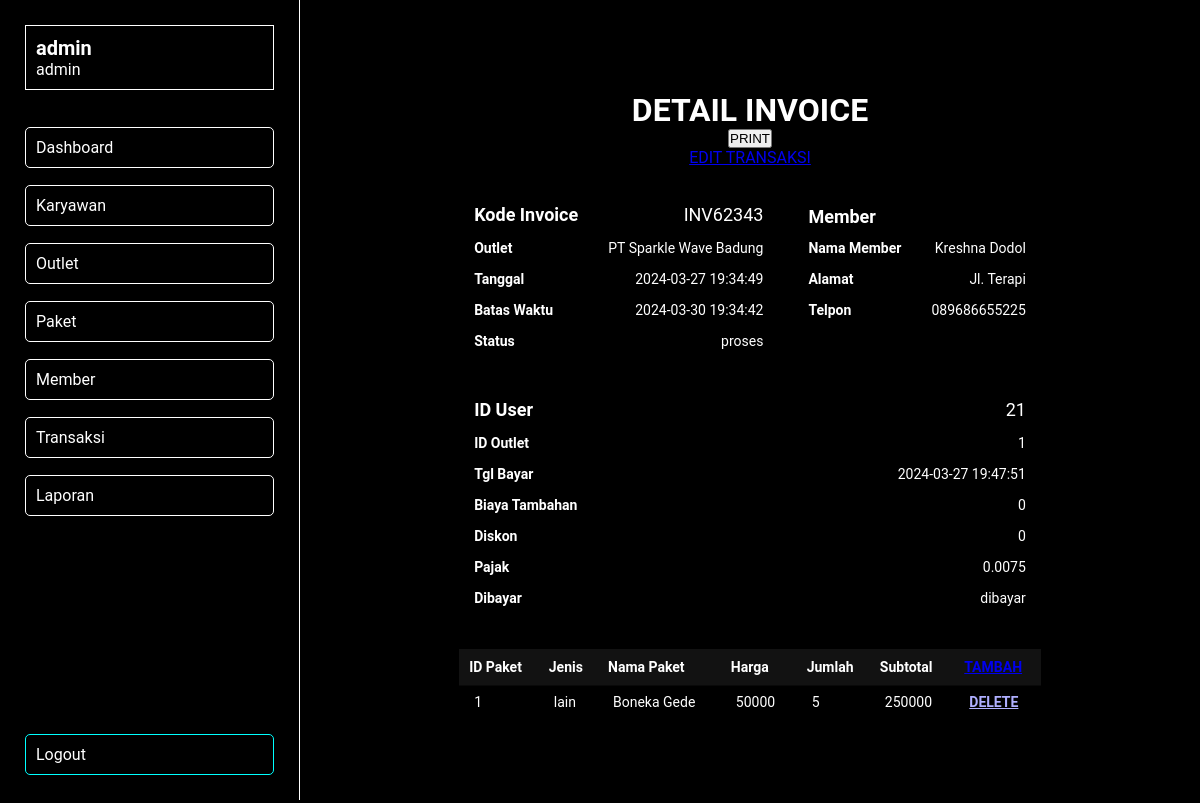
The app's page /views/admin_panel/panel.php?page=detail_transaksi&id=30 (signed in) with its own data.
### tables this page shows
CREATE TABLE `tb_detail_transaksi` (
  `id` int NOT NULL,
  `id_transaksi` int NOT NULL,
  `id_paket` int NOT NULL,
  `qty` double NOT NULL,
  `keterangan` text NOT NULL,
  `total_harga` double NOT NULL
);

CREATE TABLE `tb_transaksi` (
  `id` int NOT NULL,
  `id_outlet` int NOT NULL,
  `kode_invoice` varchar(100) NOT NULL,
  `id_member` int NOT NULL,
  `tgl` datetime NOT NULL,
  `batas_waktu` datetime NOT NULL,
  `tgl_bayar` datetime DEFAULT NULL,
  `biaya_tambahan` int NOT NULL,
  `diskon` double NOT NULL,
  `pajak` double NOT NULL,
  `status` enum('baru','proses','selesai','diambil') NOT NULL,
  `dibayar` enum('dibayar','belum_dibayar') NOT NULL,
  `id_user` int NOT NULL
);

CREATE TABLE `tb_outlet` (
  `id` int NOT NULL,
  `nama` varchar(100) NOT NULL,
  `alamat` text NOT NULL,
  `tlp` varchar(15) NOT NULL
);

CREATE TABLE `tb_member` (
  `id` int NOT NULL,
  `nama` varchar(100) NOT NULL,
  `alamat` text NOT NULL,
  `jenis_kelamin` enum('L','P') NOT NULL,
  `tlp` varchar(15) NOT NULL
);

CREATE TABLE `tb_paket` (
  `id` int NOT NULL,
  `id_outlet` int NOT NULL,
  `jenis` enum('kiloan','selimut','bed_cover','kaos','lain') NOT NULL,
  `nama_paket` varchar(100) NOT NULL,
  `harga` int NOT NULL
);

### views/admin_panel/c/detail_transaksi.php (the view, shortened to what this page needs)
<?php
$id_transaksi = $_GET['id'];
?>
<?php
$id = @$_GET['id'];
$query = "SELECT tb_transaksi.*, tbdt.id_transaksi, tbdt.id_paket, tbdt.qty FROM tb_transaksi INNER JOIN tb_detail_transaksi tbdt ON tb_transaksi.id = tbdt.id_transaksi WHERE tb_transaksi.id = '$id'";
$hasil = mysqli_query($koneksi, $query);
$data = mysqli_fetch_assoc($hasil);
?>
<div class="box detail-transaksi">
    <div class="form-container">
        <h1 class="title" onclick="window.print();">DETAIL INVOICE</h1>
        <button class="noprint" type="button" onclick="window.print()">PRINT</button>
        <a class="noprint" href="?page=edit_transaksi&id=<?= $id ?>">EDIT TRANSAKSI</a>
        <div class="transaksi">
            <div class="transaksi-content">
                <div class="transaksi-header-wrapper">
                <div class="transaksi-header">
                    <table class="transaksi-header-item">
                        <tr class="title-transaksi">
                            <th class="tulisan-hitam-saat-print">Kode Invoice</th>
                            <td><?= $data['kode_invoice']; ?></td>
                        </tr>
                        <tr>
                            <?php
                            $id_outlet = $data['id_outlet'];
                            $query = "SELECT nama, id FROM tb_outlet WHERE id = '$id_outlet'";
                            $result = mysqli_query($koneksi, $query);
                            $dataOutlet = mysqli_fetch_assoc($result);
                            ?>
                            <th>Outlet</th>
                            <td><?= $dataOutlet['nama'] ?></td>
                        </tr>
                        <tr>
                            <th>Tanggal</th>
                            <td><?= $data['tgl'] ?></td>
                        </tr>
                        <tr>
                            <th>Batas Waktu</th>
                            <td><?= $data['batas_waktu'] ?></td>
                        </tr>
                        <tr>
                            <th>Status</th>
                            <td>
                                <?= $data['status'] ?>
                            </td>
                        </tr>
                    </table>
                </div>
                <div class="transaksi-header">
                    <?php
                    $id = $data['id_member'];
                    $query = "SELECT * FROM tb_member WHERE id = $id";
                    $result = mysqli_query($koneksi, $query);
                    $dataMember = mysqli_fetch_assoc($result);
                    ?>
                    <table class="transaksi-header-item">
                        <tr class="title-transaksi">
                            <th>Member</th>
                            <td></td>
                        </tr>
                        <tr>
                            <th>Nama Member</th>
                            <td><?= $dataMember['nama'] ?></td>
                        </tr>
                        <tr>
                            <th>Alamat</th>
                            <td><?= $dataMember['alamat'] ?></td>
                        </tr>
                        <tr>
                            <th>Telpon</th>
                            <td><?= $dataMember['tlp'] ?></td>
                        </tr>
                    </table>
                </div>
                </div>
                <div class="transaksi-header-wrapper transaksi-100">
                <div class="transaksi-header transaksi-100">
                    <table class="transaksi-header-item transaksi-100">
                        <tr class="title-transaksi">
                            <th>ID User</th>
                            <td><?= $data['id_user'] ?></td>
                        </tr>
                        <tr>
                            <th>ID Outlet</th>
                            <td><?= $data['id_outlet'] ?></td>
                        </tr>
                        <tr>
                            <th>Tgl Bayar</th>
                            <td><?= $data['tgl_bayar'] ?></td>
                        </tr>
                        <tr>
                            <th>Biaya Tambahan</th>
                            <td><?= $data['biaya_tambahan'] ?></td>
                        </tr>
                        <tr>
                            <th>Diskon</th>
                            <td><?= $data['diskon'] ?></td>
                        </tr>
                        <tr>
                            <th>Pajak</th>
                            <td><?= $data['pajak'] ?></td>
                        </tr>
                        <tr>
                            <th>Dibayar</th>
                            <td><?= $data['dibayar'] ?></td>
                        </tr>
                    </table>
                </div>
                </div>
                <div class="transaksi-body">
                <table class="tabel-data">
                    <tr>
                        <th>ID Paket</th>
                        <th>Jenis</th>
                        <th>Nama Paket</th>
                        <th>Harga</th>
                        <th>Jumlah</th>
                        <th>Subtotal</th>
                        <th class="noprint">
                            <a href="?page=tambah_transaksi_paket&id_transaksi=<?= $id_transaksi ?>">TAMBAH</a>
                        </th>
                    </tr>
                    <?php
                    $query = "SELECT tb_detail_transaksi.id AS id_detail_transaksi, tb_detail_transaksi.id_paket, tb_detail_transaksi.qty, tb_paket.* FROM tb_detail_transaksi LEFT JOIN tb_paket ON tb_detail_transaksi.id_paket = tb_paket.id WHERE tb_detail_transaksi.id_transaksi = '$id_transaksi'";
                    $result = mysqli_query($koneksi, $query);
                    while ($dataDetailTransaksi = mysqli_fetch_assoc($result)) {
                        $subtotal = $dataDetailTransaksi['harga'] * $dataDetailTransaksi['qty'];
                     ?>
                                <tr>
                                <td><?= $dataDetailTransaksi['id_paket'] ?></td>
                                <td><?= $dataDetailTransaksi['jenis'] ?></td>
                                <td><?= $dataDetailTransaksi['nama_paket'] ?></td>
                                <td><?= $dataDetailTransaksi['harga'] ?></td>
                                <td><?= $dataDetailTransaksi['qty'] ?></td>
                                <td><?= $subtotal ?></td>
                                <td class="noprint">
                                    <a href="?page=delete_transaksi_paket&id_detail_transaksi=<?= $dataDetailTransaksi['id_detail_transaksi'] ?>&id_transaksi=<?= $id_transaksi ?>" onclick="return confirm('Apakah yakin ingin menghapus paket?')">DELETE</a>
                                </td>
                                </tr>
                    <?php
                    }
                    ?>
                </table>
            </div>
            </div>
        </div>
    </div>
</div>

### views/admin_panel/css_panel/form.css (style rules this page uses)
body { background-color: black; font-family: "Roboto", sans-serif; height: 100vh; overflow-x: hidden; color: white; }
.form-container { display: flex; align-items: center; justify-content: center; flex-direction: column; min-height: 100vh; padding-top: 50px; padding-bottom: 50px; margin-bottom: 50px; overflow-y: auto; }

### views/admin_panel/css_panel/panel.css (style rules this page uses)
* { margin: 0; padding: 0; box-sizing: border-box; }
body { background-color: black; min-height: 100vh; }
h1, h2, h3, h4, h5, h6, p, input, select, textarea, div, span { color: white; }
tr, td, th { color: white; }

### views/admin_panel/css_panel/sidebar.css (style rules this page uses)
body { padding-left: 300px; font-family: "Roboto", sans-serif; }

### views/admin_panel/css_panel/detail_transaksi.css (style rules this page uses)
body { min-height: auto; height: min-content !important; }
.transaksi { padding-top: 30px; width: 100%; height: min-content; max-height: 100vh; display: flex; align-items: baseline; justify-content: center; }
.transaksi-content { display: flex; justify-content: center; align-items: baseline; flex-direction: column; gap: 15px; }
.transaksi-header-wrapper { display: flex; justify-content: center; align-items: baseline; gap: 15px; }
.transaksi-100 { width: 100% !important; max-width: 100% !important; }
.transaksi-header { display: flex; justify-content: space-between; max-width: 400px; word-break: break-all; align-items: center; }
.transaksi-content .transaksi-body { width: 100%; }
table.transaksi-header-item { border-collapse: collapse; width: 100%; margin-bottom: 20px; }
.transaksi-header-item tr { border-bottom: 1px solid rgba(0, 0, 0, 0.5); }
.transaksi-body tr { border: none !important; border-bottom: 2px solid rgba(0, 0, 0, 0.5) !important; }
.transaksi-header-item tr th { width: max-content; text-align: left; padding: 5px 15px; }
.transaksi-header-item tr td { text-align: right; padding: 7px 15px; }
.transaksi .transaksi-body tr td { padding: 7px 15px; }
.transaksi tr, .transaksi td, .transaksi th { font-size: 14px !important; }
.transaksi tr.title-transaksi * { font-size: 18px !important ; }

### views/admin_panel/css_panel/table.css (style rules this page uses)
table.tabel-data { border-collapse: collapse; width: 100%; margin-bottom: 20px; }
table.tabel-data th { background-color: #121212; color: white; font-weight: bold; padding: 10px; text-align: left; }
table.tabel-data td { border-bottom: 1px solid #ddd; padding: 10px; }
table.tabel-data td a { color: rgb(175, 175, 255); font-weight: bold; }
table.tabel-data tr { border-top: 1px solid #ddd; border-left: 1px solid #ddd; border-right: 1px solid #ddd; }

### records on screen
tb_detail_transaksi: id_transaksi.kode_invoice "INV62343", id_transaksi.tgl "2024-03-27 19:34:49", id_transaksi.batas_waktu "2024-03-30 19:34:42", id_transaksi.status "proses", id_transaksi.id_user "21", id_transaksi.id_outlet "1", id_transaksi.tgl_bayar "2024-03-27 19:47:51", id_transaksi.biaya_tambahan "0", id_transaksi.diskon "0", id_transaksi.pajak "0.0075", id_transaksi.dibayar "dibayar", id_paket "1", id_paket.jenis "lain", id_paket.nama_paket "Boneka Gede", id_paket.harga "50000", qty "5", subtotal "250000"
tb_outlet: nama "PT Sparkle Wave Badung"
tb_member: nama "Kreshna Dodol", alamat "Jl. Terapi", tlp "089686655225"

### other values on screen
$username "admin"
$role "admin"
